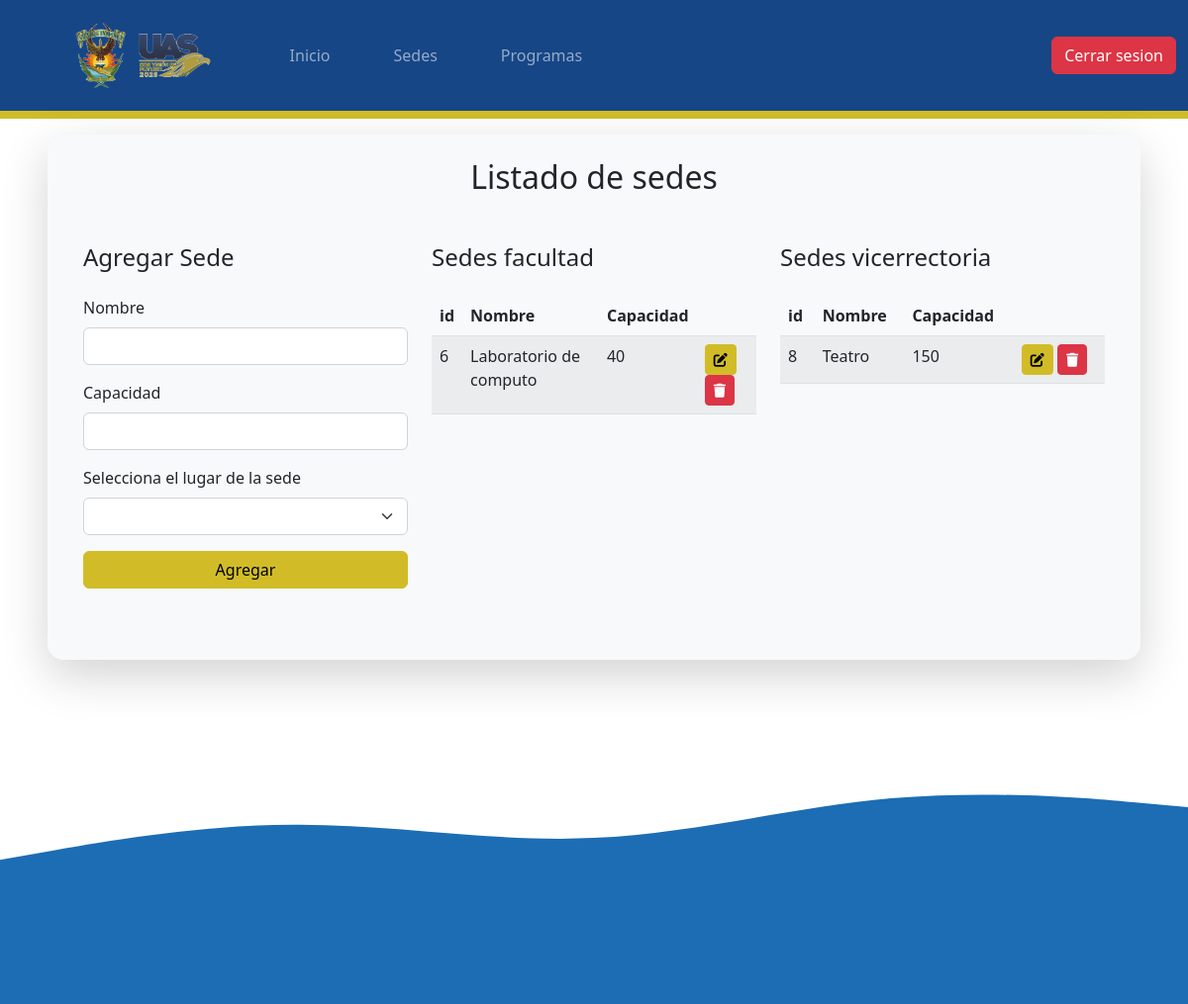
Page /dashboard.php?contenido=sedes.php (signed in) on the committed database.
### tables this page shows
CREATE TABLE `sedes` (
  `id_sede` int(11) NOT NULL,
  `nombre` varchar(50) NOT NULL,
  `capacidad` int(11) NOT NULL,
  `facultad` int(11) NOT NULL
);

### sedes.php (the view, shortened to what this page needs)
<div class="container mb-5">
    <h2 class="text-center mb-5">Listado de sedes</h2>
    <div class="row">
        <div class="col-4">
            <h4 class="mb-4">Agregar Sede</h4>
            <form action="crud.php" method="post">
                <div class="mb-3">
                    <label for="nombreSede" class="form-label">Nombre</label>
                    <input type="text" class="form-control" id="nombreSede" name="nombreSede">
                </div>
                <div class="mb-3">
                    <label for="capacidadSede" class="form-label">Capacidad</label>
                    <input type="number" class="form-control" id="capacidadSede" name="capacidadSede">
                </div>
                <div class="mb-3">
                    <label for="" class="form-label">Selecciona el lugar de la sede</label>
                    <select class="form-select" aria-label="" name="facultadSede">
                        <option selected disabled></option>
                        <option value="<?php echo $_SESSION['facultad']; ?>">Facultad</option>
                    </select>
                </div>
                <button type="submit" class="btn btn-warning w-100" name="btnAgregarSede">Agregar</button>
            </form>
        </div>
        <div class="col-4">
            <h4 class="mb-4">Sedes facultad</h4>
            <table class="table table-striped table-hover">
                <thead>
                    <tr>
                        <th>id</th>
                        <th>Nombre</th>
                        <th>Capacidad</th>
                        <th></th>
                    </tr>
                </thead>
                <tbody>
                    <?php
                        require_once("config.php");
                        $facultad = $_SESSION['facultad'];
                        $sqlselect = "SELECT * FROM sedes WHERE facultad = '$facultad'";
                        $datos = $conexion->query($sqlselect);
                        while ($fila = mysqli_fetch_array($datos)){
                    ?>
                    <tr>
                        <td> <?php echo $fila['id_sede']; ?> </td>
                        <td> <?php echo $fila['nombre']; ?> </td>
                        <td> <?php echo $fila['capacidad']; ?> </td>
                        <form action="crud.php" method="post"
                            onsubmit="return confirm ('¿Estás seguro que deseas borrar la sede?')">
                            <td>
                                <button type="button" class="btn btn-warning btn-sm" title="Modificar"
                                    data-bs-toggle="modal"
                                    data-bs-target="#modificarSede<?php echo $fila['id_sede']; ?>">
                                    <i class="fa-solid fa-pen-to-square"></i>
                                </button>
                                <button type="submit" name="btnEliminarSede" title="Eliminar"
                                    class="btn btn-danger btn-sm"> <i class="fa-solid fa-trash"></i> </button>
                            </td>
                        </form>
                    </tr>
                    <?php
                        }
                    ?>
                </tbody>
            </table>
        </div>
        <div class="col-4">
            <h4 class="mb-4">Sedes vicerrectoria</h4>
            <table class="table table-striped table-hover">
                <thead>
                    <tr>
                        <th>id</th>
                        <th>Nombre</th>
                        <th>Capacidad</th>
                        <th></th>
                    </tr>
                </thead>
                <tbody>
                    <?php
                        require_once("config.php");
                        $sql = "SELECT * FROM sedes WHERE facultad = 3";
                        $datos2 = $conexion->query($sql);
                        while ($row = mysqli_fetch_array($datos2)){
                    ?>
                    <tr>
                        <td> <?php echo $row['id_sede']; ?> </td>
                        <td> <?php echo $row['nombre']; ?> </td>
                        <td> <?php echo $row['capacidad']; ?> </td>
                        <form action="crud.php" method="post"
                            onsubmit="return confirm ('¿Estás seguro que deseas borrar la sede?')">
                            <td>
                                <button type="button" class="btn btn-warning btn-sm" title="Modificar"
                                    data-bs-toggle="modal"
                                    data-bs-target="#modificarSedeVicerrectoria<?php echo $row['id_sede']; ?>">
                                    <i class="fa-solid fa-pen-to-square"></i>
                                </button>
                                <button type="submit" name="btnEliminarSede" title="Eliminar"
                                    class="btn btn-danger btn-sm"> <i class="fa-solid fa-trash"></i> </button>
                            </td>
                        </form>
                    </tr>
                    <?php
                        }
                    ?>
                </tbody>
            </table>
        </div>
    </div>
</div>

### js/fullcalendar/main.css (style rules this page uses)
:root { --fc-daygrid-event-dot-width: 8px; }
:root { --fc-list-event-dot-width: 10px; --fc-list-event-hover-bg-color: #f5f5f5; }

### rows in the picture
sedes: id_sede "6", nombre "Laboratorio de computo", capacidad "40"
sedes: id_sede "8", nombre "Teatro", capacidad "150"
